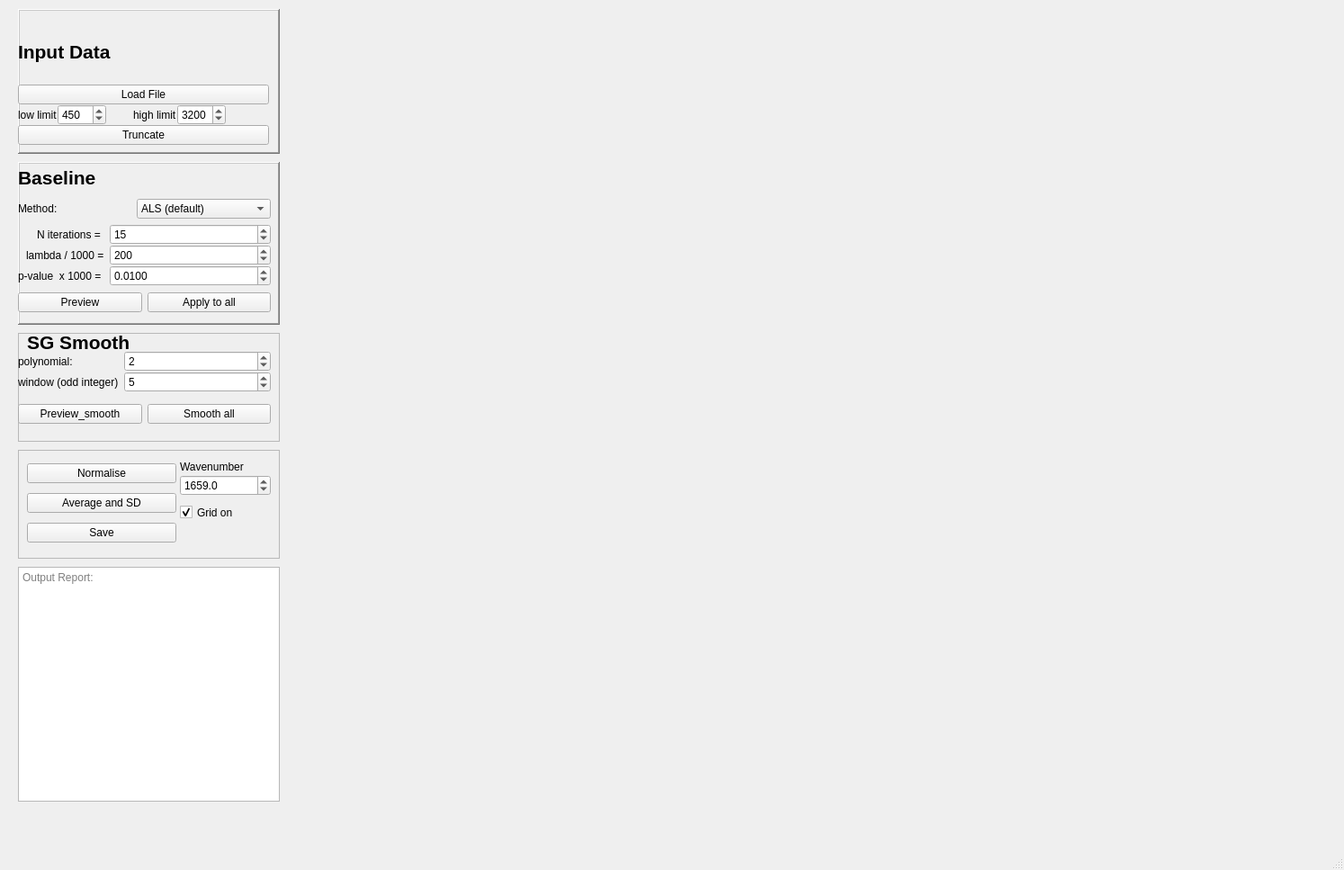
<?xml version="1.0" encoding="UTF-8"?>
<ui version="4.0">
 <class>MainWindow</class>
 <widget class="QMainWindow" name="MainWindow">
  <property name="geometry">
   <rect>
    <x>0</x>
    <y>0</y>
    <width>1494</width>
    <height>967</height>
   </rect>
  </property>
  <property name="sizePolicy">
   <sizepolicy hsizetype="Expanding" vsizetype="Expanding">
    <horstretch>0</horstretch>
    <verstretch>0</verstretch>
   </sizepolicy>
  </property>
  <property name="windowTitle">
   <string>MainWindow</string>
  </property>
  <widget class="QWidget" name="centralwidget">
   <widget class="QWidget" name="verticalLayoutWidget_2">
    <property name="geometry">
     <rect>
      <x>360</x>
      <y>10</y>
      <width>1111</width>
      <height>881</height>
     </rect>
    </property>
    <layout class="QVBoxLayout" name="verticalLayout_2">
     <item>
      <widget class="QWidget" name="widget" native="true">
       <property name="sizePolicy">
        <sizepolicy hsizetype="Expanding" vsizetype="Expanding">
         <horstretch>0</horstretch>
         <verstretch>0</verstretch>
        </sizepolicy>
       </property>
      </widget>
     </item>
    </layout>
   </widget>
   <widget class="QFrame" name="frame">
    <property name="geometry">
     <rect>
      <x>20</x>
      <y>10</y>
      <width>291</width>
      <height>161</height>
     </rect>
    </property>
    <property name="frameShape">
     <enum>QFrame::WinPanel</enum>
    </property>
    <property name="frameShadow">
     <enum>QFrame::Raised</enum>
    </property>
    <widget class="QWidget" name="verticalLayoutWidget_3">
     <property name="geometry">
      <rect>
       <x>0</x>
       <y>10</y>
       <width>279</width>
       <height>141</height>
      </rect>
     </property>
     <layout class="QVBoxLayout" name="verticalLayout_3">
      <property name="spacing">
       <number>0</number>
      </property>
      <item>
       <widget class="QLabel" name="label_9">
        <property name="font">
         <font>
          <family>Arial</family>
          <pointsize>16</pointsize>
          <weight>75</weight>
          <bold>true</bold>
         </font>
        </property>
        <property name="text">
         <string>Input Data</string>
        </property>
        <property name="alignment">
         <set>Qt::AlignLeading|Qt::AlignLeft|Qt::AlignVCenter</set>
        </property>
       </widget>
      </item>
      <item>
       <widget class="QPushButton" name="pushButton_3">
        <property name="font">
         <font>
          <family>Arial</family>
         </font>
        </property>
        <property name="text">
         <string>Load File</string>
        </property>
       </widget>
      </item>
      <item>
       <layout class="QHBoxLayout" name="horizontalLayout_4">
        <item>
         <widget class="QLabel" name="label">
          <property name="font">
           <font>
            <family>Arial</family>
           </font>
          </property>
          <property name="text">
           <string>low limit</string>
          </property>
         </widget>
        </item>
        <item>
         <widget class="QSpinBox" name="spinBox">
          <property name="font">
           <font>
            <family>Arial</family>
           </font>
          </property>
          <property name="minimum">
           <number>1</number>
          </property>
          <property name="maximum">
           <number>3600</number>
          </property>
          <property name="singleStep">
           <number>5</number>
          </property>
          <property name="value">
           <number>450</number>
          </property>
         </widget>
        </item>
        <item>
         <spacer name="horizontalSpacer_8">
          <property name="orientation">
           <enum>Qt::Horizontal</enum>
          </property>
          <property name="sizeHint" stdset="0">
           <size>
            <width>40</width>
            <height>20</height>
           </size>
          </property>
         </spacer>
        </item>
        <item>
         <widget class="QLabel" name="label_19">
          <property name="font">
           <font>
            <family>Arial</family>
           </font>
          </property>
          <property name="text">
           <string>high limit</string>
          </property>
         </widget>
        </item>
        <item>
         <widget class="QSpinBox" name="spinBox_2">
          <property name="font">
           <font>
            <family>Arial</family>
           </font>
          </property>
          <property name="minimum">
           <number>1</number>
          </property>
          <property name="maximum">
           <number>4000</number>
          </property>
          <property name="singleStep">
           <number>5</number>
          </property>
          <property name="value">
           <number>3200</number>
          </property>
         </widget>
        </item>
        <item>
         <spacer name="horizontalSpacer_4">
          <property name="orientation">
           <enum>Qt::Horizontal</enum>
          </property>
          <property name="sizeHint" stdset="0">
           <size>
            <width>58</width>
            <height>23</height>
           </size>
          </property>
         </spacer>
        </item>
       </layout>
      </item>
      <item>
       <widget class="QPushButton" name="pushButton_8">
        <property name="sizePolicy">
         <sizepolicy hsizetype="Minimum" vsizetype="Fixed">
          <horstretch>0</horstretch>
          <verstretch>0</verstretch>
         </sizepolicy>
        </property>
        <property name="font">
         <font>
          <family>Arial</family>
         </font>
        </property>
        <property name="text">
         <string>Truncate</string>
        </property>
       </widget>
      </item>
     </layout>
    </widget>
   </widget>
   <widget class="QFrame" name="frame_3">
    <property name="geometry">
     <rect>
      <x>20</x>
      <y>180</y>
      <width>291</width>
      <height>181</height>
     </rect>
    </property>
    <property name="frameShape">
     <enum>QFrame::WinPanel</enum>
    </property>
    <property name="frameShadow">
     <enum>QFrame::Raised</enum>
    </property>
    <widget class="QWidget" name="verticalLayoutWidget">
     <property name="geometry">
      <rect>
       <x>0</x>
       <y>0</y>
       <width>281</width>
       <height>138</height>
      </rect>
     </property>
     <layout class="QVBoxLayout" name="verticalLayout">
      <item>
       <widget class="QLabel" name="label_14">
        <property name="font">
         <font>
          <family>Arial</family>
          <pointsize>16</pointsize>
          <weight>75</weight>
          <bold>true</bold>
         </font>
        </property>
        <property name="text">
         <string>Baseline</string>
        </property>
       </widget>
      </item>
      <item>
       <layout class="QHBoxLayout" name="horizontalLayout_2">
        <item>
         <widget class="QLabel" name="label_2">
          <property name="font">
           <font>
            <family>Arial</family>
           </font>
          </property>
          <property name="text">
           <string>Method:</string>
          </property>
         </widget>
        </item>
        <item>
         <widget class="QComboBox" name="comboBox">
          <property name="font">
           <font>
            <family>Arial</family>
           </font>
          </property>
          <item>
           <property name="text">
            <string>ALS (default)</string>
           </property>
          </item>
          <item>
           <property name="text">
            <string>Polynomial (Modpoly)</string>
           </property>
          </item>
          <item>
           <property name="text">
            <string>Zhang</string>
           </property>
          </item>
         </widget>
        </item>
       </layout>
      </item>
      <item>
       <layout class="QFormLayout" name="formLayout">
        <property name="labelAlignment">
         <set>Qt::AlignRight|Qt::AlignTrailing|Qt::AlignVCenter</set>
        </property>
        <property name="verticalSpacing">
         <number>0</number>
        </property>
        <item row="0" column="0">
         <widget class="QLabel" name="label_13">
          <property name="font">
           <font>
            <family>Arial</family>
           </font>
          </property>
          <property name="text">
           <string>N iterations = </string>
          </property>
         </widget>
        </item>
        <item row="0" column="1">
         <widget class="QSpinBox" name="spinBox_5">
          <property name="font">
           <font>
            <family>Arial</family>
           </font>
          </property>
          <property name="prefix">
           <string/>
          </property>
          <property name="minimum">
           <number>1</number>
          </property>
          <property name="maximum">
           <number>100</number>
          </property>
          <property name="singleStep">
           <number>1</number>
          </property>
          <property name="value">
           <number>15</number>
          </property>
         </widget>
        </item>
        <item row="1" column="0">
         <widget class="QLabel" name="label_15">
          <property name="font">
           <font>
            <family>Arial</family>
           </font>
          </property>
          <property name="text">
           <string>lambda / 1000 =</string>
          </property>
         </widget>
        </item>
        <item row="1" column="1">
         <widget class="QSpinBox" name="spinBox_6">
          <property name="font">
           <font>
            <family>Arial</family>
           </font>
          </property>
          <property name="suffix">
           <string/>
          </property>
          <property name="prefix">
           <string/>
          </property>
          <property name="minimum">
           <number>1</number>
          </property>
          <property name="maximum">
           <number>10000</number>
          </property>
          <property name="singleStep">
           <number>1</number>
          </property>
          <property name="value">
           <number>200</number>
          </property>
         </widget>
        </item>
        <item row="2" column="0">
         <widget class="QLabel" name="label_16">
          <property name="font">
           <font>
            <family>Arial</family>
           </font>
          </property>
          <property name="text">
           <string>p-value  x 1000 = </string>
          </property>
         </widget>
        </item>
        <item row="2" column="1">
         <widget class="QDoubleSpinBox" name="doubleSpinBox">
          <property name="decimals">
           <number>4</number>
          </property>
          <property name="singleStep">
           <double>0.001000000000000</double>
          </property>
          <property name="value">
           <double>0.010000000000000</double>
          </property>
         </widget>
        </item>
       </layout>
      </item>
     </layout>
    </widget>
    <widget class="QWidget" name="layoutWidget">
     <property name="geometry">
      <rect>
       <x>0</x>
       <y>140</y>
       <width>281</width>
       <height>32</height>
      </rect>
     </property>
     <layout class="QHBoxLayout" name="horizontalLayout">
      <item>
       <widget class="QPushButton" name="pushButton_7">
        <property name="sizePolicy">
         <sizepolicy hsizetype="Minimum" vsizetype="Fixed">
          <horstretch>0</horstretch>
          <verstretch>0</verstretch>
         </sizepolicy>
        </property>
        <property name="font">
         <font>
          <family>Arial</family>
         </font>
        </property>
        <property name="text">
         <string>Preview</string>
        </property>
       </widget>
      </item>
      <item>
       <widget class="QPushButton" name="pushButton_5">
        <property name="sizePolicy">
         <sizepolicy hsizetype="Minimum" vsizetype="Fixed">
          <horstretch>0</horstretch>
          <verstretch>0</verstretch>
         </sizepolicy>
        </property>
        <property name="font">
         <font>
          <family>Arial</family>
         </font>
        </property>
        <property name="text">
         <string>Apply to all</string>
        </property>
       </widget>
      </item>
     </layout>
    </widget>
   </widget>
   <widget class="QTextEdit" name="textEdit">
    <property name="geometry">
     <rect>
      <x>20</x>
      <y>630</y>
      <width>291</width>
      <height>261</height>
     </rect>
    </property>
    <property name="font">
     <font>
      <family>Arial</family>
     </font>
    </property>
    <property name="documentTitle">
     <string>Output</string>
    </property>
    <property name="placeholderText">
     <string>Output Report:</string>
    </property>
   </widget>
   <widget class="QFrame" name="frame_2">
    <property name="geometry">
     <rect>
      <x>20</x>
      <y>370</y>
      <width>291</width>
      <height>121</height>
     </rect>
    </property>
    <property name="frameShape">
     <enum>QFrame::StyledPanel</enum>
    </property>
    <property name="frameShadow">
     <enum>QFrame::Raised</enum>
    </property>
    <widget class="QLabel" name="label_5">
     <property name="geometry">
      <rect>
       <x>10</x>
       <y>0</y>
       <width>271</width>
       <height>21</height>
      </rect>
     </property>
     <property name="font">
      <font>
       <family>Arial</family>
       <pointsize>16</pointsize>
       <weight>75</weight>
       <bold>true</bold>
      </font>
     </property>
     <property name="text">
      <string>SG Smooth</string>
     </property>
    </widget>
    <widget class="QWidget" name="formLayoutWidget_2">
     <property name="geometry">
      <rect>
       <x>0</x>
       <y>20</y>
       <width>281</width>
       <height>51</height>
      </rect>
     </property>
     <layout class="QFormLayout" name="formLayout_2">
      <property name="horizontalSpacing">
       <number>-1</number>
      </property>
      <property name="verticalSpacing">
       <number>0</number>
      </property>
      <item row="3" column="0">
       <widget class="QLabel" name="label_20">
        <property name="font">
         <font>
          <family>Arial</family>
         </font>
        </property>
        <property name="text">
         <string>polynomial:</string>
        </property>
       </widget>
      </item>
      <item row="3" column="1">
       <widget class="QSpinBox" name="spinBox_3">
        <property name="font">
         <font>
          <family>Arial</family>
         </font>
        </property>
        <property name="prefix">
         <string/>
        </property>
        <property name="minimum">
         <number>1</number>
        </property>
        <property name="maximum">
         <number>10</number>
        </property>
        <property name="singleStep">
         <number>1</number>
        </property>
        <property name="value">
         <number>2</number>
        </property>
       </widget>
      </item>
      <item row="4" column="0">
       <widget class="QLabel" name="label_12">
        <property name="font">
         <font>
          <family>Arial</family>
         </font>
        </property>
        <property name="text">
         <string>window (odd integer)</string>
        </property>
       </widget>
      </item>
      <item row="4" column="1">
       <widget class="QSpinBox" name="spinBox_8">
        <property name="font">
         <font>
          <family>Arial</family>
         </font>
        </property>
        <property name="prefix">
         <string/>
        </property>
        <property name="minimum">
         <number>1</number>
        </property>
        <property name="maximum">
         <number>99</number>
        </property>
        <property name="singleStep">
         <number>2</number>
        </property>
        <property name="value">
         <number>5</number>
        </property>
       </widget>
      </item>
     </layout>
    </widget>
    <widget class="QWidget" name="horizontalLayoutWidget">
     <property name="geometry">
      <rect>
       <x>0</x>
       <y>70</y>
       <width>281</width>
       <height>41</height>
      </rect>
     </property>
     <layout class="QHBoxLayout" name="horizontalLayout_3">
      <item>
       <widget class="QPushButton" name="pushButton_6">
        <property name="text">
         <string>Preview_smooth</string>
        </property>
       </widget>
      </item>
      <item>
       <widget class="QPushButton" name="pushButton_9">
        <property name="sizePolicy">
         <sizepolicy hsizetype="Minimum" vsizetype="Fixed">
          <horstretch>0</horstretch>
          <verstretch>0</verstretch>
         </sizepolicy>
        </property>
        <property name="font">
         <font>
          <family>Arial</family>
         </font>
        </property>
        <property name="text">
         <string>Smooth all</string>
        </property>
       </widget>
      </item>
     </layout>
    </widget>
   </widget>
   <widget class="QFrame" name="frame_4">
    <property name="geometry">
     <rect>
      <x>20</x>
      <y>500</y>
      <width>291</width>
      <height>121</height>
     </rect>
    </property>
    <property name="frameShape">
     <enum>QFrame::StyledPanel</enum>
    </property>
    <property name="frameShadow">
     <enum>QFrame::Raised</enum>
    </property>
    <widget class="QWidget" name="verticalLayoutWidget_4">
     <property name="geometry">
      <rect>
       <x>10</x>
       <y>10</y>
       <width>166</width>
       <height>100</height>
      </rect>
     </property>
     <layout class="QVBoxLayout" name="verticalLayout_4">
      <item>
       <widget class="QPushButton" name="pushButton">
        <property name="text">
         <string>Normalise</string>
        </property>
       </widget>
      </item>
      <item>
       <widget class="QPushButton" name="pushButton_2">
        <property name="text">
         <string>Average and SD</string>
        </property>
       </widget>
      </item>
      <item>
       <widget class="QPushButton" name="pushButton_4">
        <property name="text">
         <string>Save</string>
        </property>
       </widget>
      </item>
     </layout>
    </widget>
    <widget class="QWidget" name="verticalLayoutWidget_5">
     <property name="geometry">
      <rect>
       <x>180</x>
       <y>10</y>
       <width>101</width>
       <height>41</height>
      </rect>
     </property>
     <layout class="QVBoxLayout" name="verticalLayout_5">
      <property name="spacing">
       <number>0</number>
      </property>
      <item>
       <widget class="QLabel" name="label_18">
        <property name="font">
         <font>
          <family>Arial</family>
         </font>
        </property>
        <property name="text">
         <string>Wavenumber</string>
        </property>
       </widget>
      </item>
      <item>
       <widget class="QDoubleSpinBox" name="doubleSpinBox_2">
        <property name="font">
         <font>
          <family>Arial</family>
         </font>
        </property>
        <property name="decimals">
         <number>1</number>
        </property>
        <property name="minimum">
         <double>500.000000000000000</double>
        </property>
        <property name="maximum">
         <double>3600.000000000000000</double>
        </property>
        <property name="singleStep">
         <double>0.500000000000000</double>
        </property>
        <property name="value">
         <double>1659.000000000000000</double>
        </property>
       </widget>
      </item>
     </layout>
    </widget>
    <widget class="QCheckBox" name="checkBox_2">
     <property name="geometry">
      <rect>
       <x>180</x>
       <y>60</y>
       <width>101</width>
       <height>19</height>
      </rect>
     </property>
     <property name="sizePolicy">
      <sizepolicy hsizetype="Minimum" vsizetype="Fixed">
       <horstretch>0</horstretch>
       <verstretch>0</verstretch>
      </sizepolicy>
     </property>
     <property name="font">
      <font>
       <family>Arial</family>
      </font>
     </property>
     <property name="text">
      <string>Grid on</string>
     </property>
     <property name="checked">
      <bool>true</bool>
     </property>
    </widget>
   </widget>
  </widget>
  <widget class="QMenuBar" name="menubar">
   <property name="geometry">
    <rect>
     <x>0</x>
     <y>0</y>
     <width>1494</width>
     <height>24</height>
    </rect>
   </property>
  </widget>
  <widget class="QStatusBar" name="statusbar"/>
 </widget>
 <resources/>
 <connections/>
</ui>
